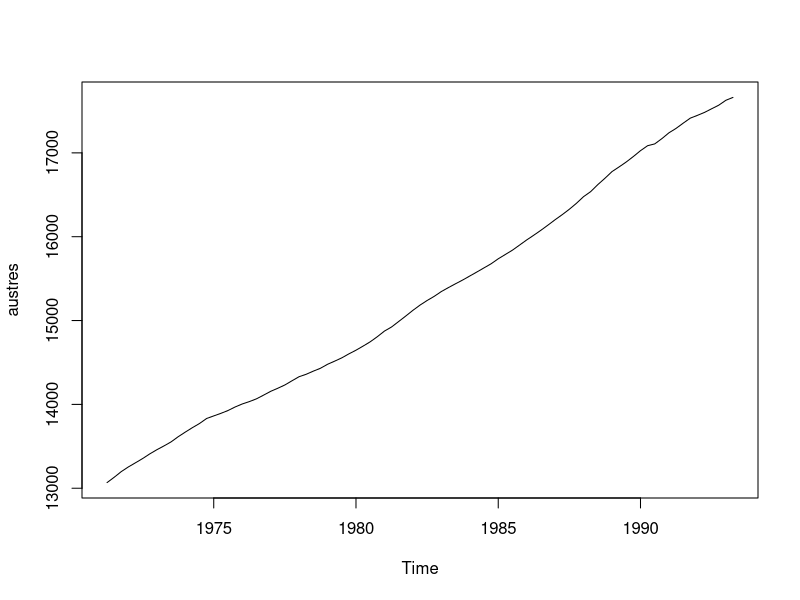
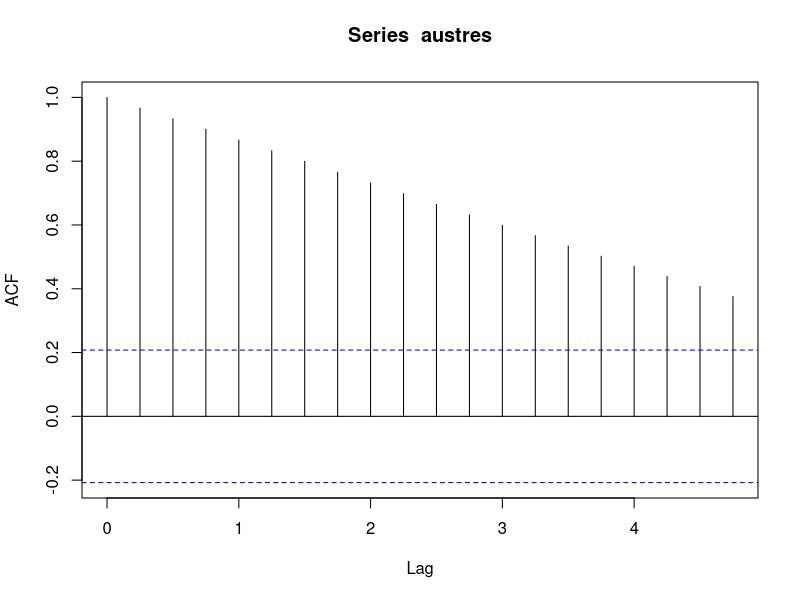
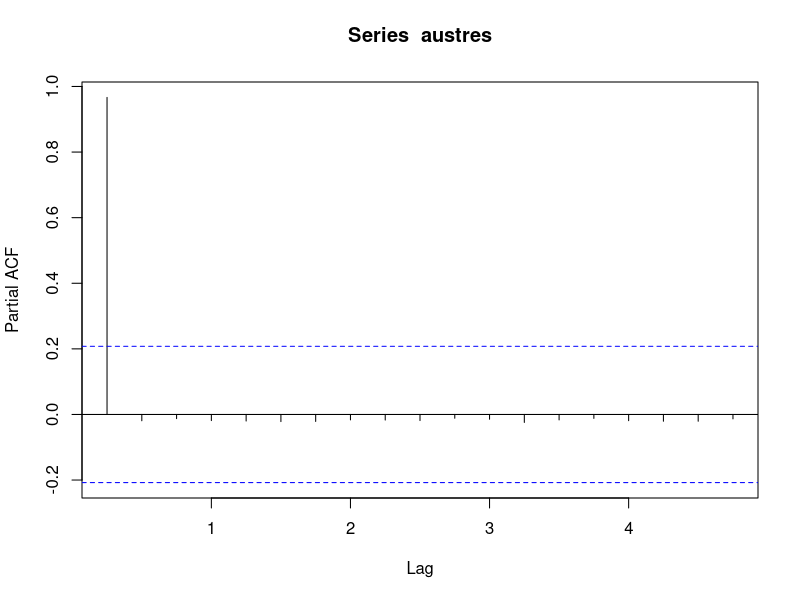
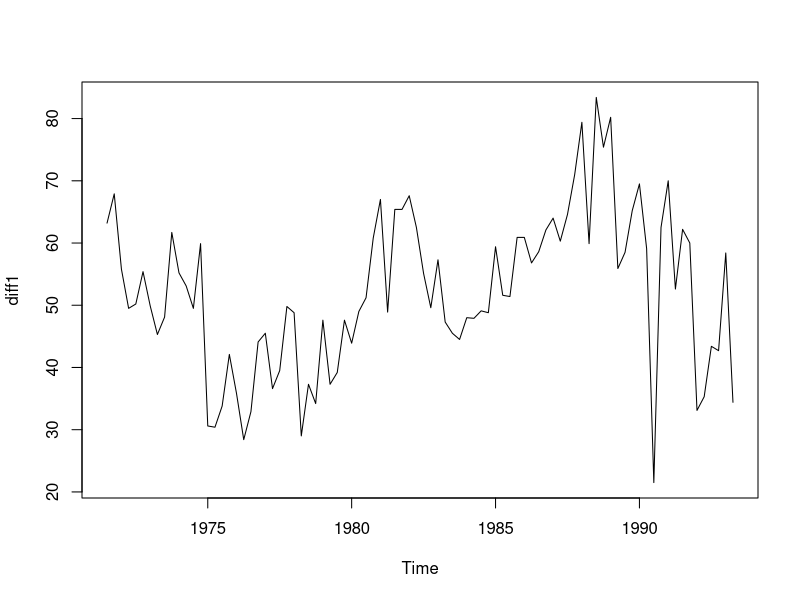
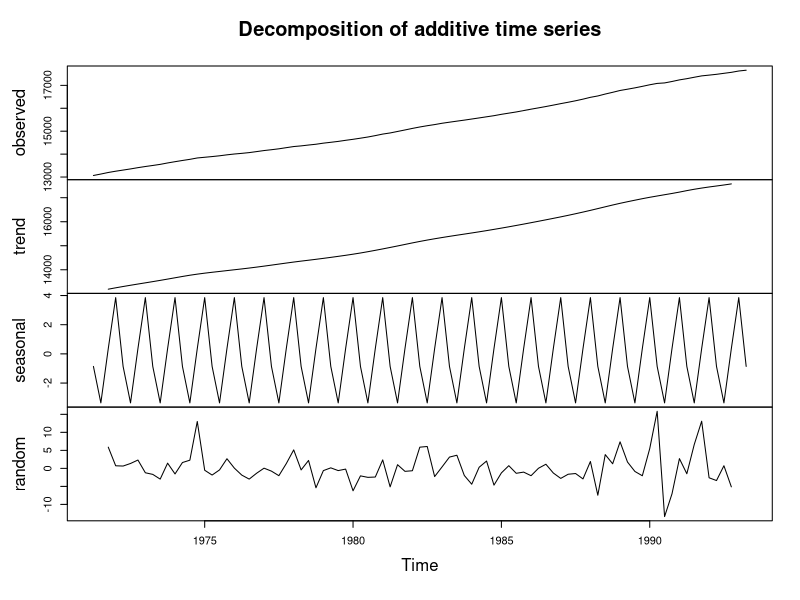
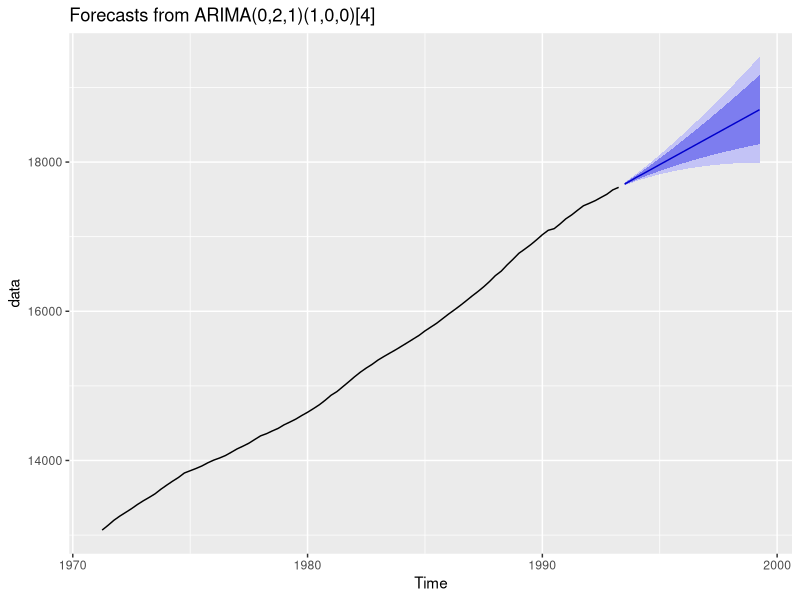

Source code (R) for these figures, in order:
library(tidyverse)
data <- austres

# Plot the data. Does it make sense to log transform your variable? Why or why not?
plot(austres)
# It does not make sense to transform this variable because the values do not differ by orders of magnitude.

# Test for autocorrelation, partial autocorrelation, and non-stationarity.
acf(austres)
pacf(austres)

library(tseries)
adf.test(austres)

# Interpret the results in a comment.
# The data is auto-correlated and non-stationary. It exceeds the significance bounds in the ACF test and the p value of the Augmented Dickey-Fuller Test is >0.05,

# calculate and plot first differences.
diff1 <- diff(austres, 1) 
plot(diff1)

# Compare this to the raw data in a comment. When does it make sense to use differences instead of raw data?
# The differences are 

# decompose the data and plot the figures
decomp <- decompose(data)
plot(decomp)

# create an ARIMA model from the data
library(forecast)
model <- auto.arima(data)

# forecast the next 2 years of your variable
f <- forecast(model, h = 24)

# plot the forecast
library(ggplot2)
autoplot(f)

# Interpret the results in a comment.
paste("-----------", "80% Conf", "95% Conf", sep = "    ")
paste("Upper Bound", round(f$upper[24,1]), round(f$upper[24,2]), sep = "      ")
paste("Lower Bound", round(f$lower[24,1]), round(f$lower[24,2]), sep = "      ")

# The model predicts with 80% confidence that the population in 24 months will
# lie between 19165 and 18239. The 95% confidence bounds are 19410, 17994.

# Validate your forecast with a Box test.
Box.test(f$residuals, lag = 24, type = "Ljung-Box")

# Interpret the test output in a comment.
# For lags up to 24 periods, there is little evidence of non-zero auto-correlations
# in the forecast errors.


# Datasets for further practice (optional)
# NYC shootings: 
# https://www.kaggle.com/thaddeussegura/new-york-city-shooting-dataset
# French trains:
# https://github.com/rfordatascience/tidytuesday/tree/master/data/2019/2019-02-26
